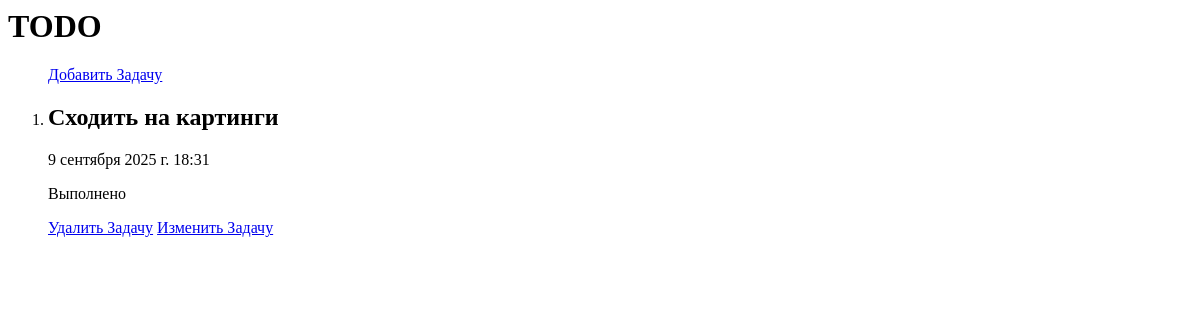
/todo_list/, run on an earlier commit of the app's database.
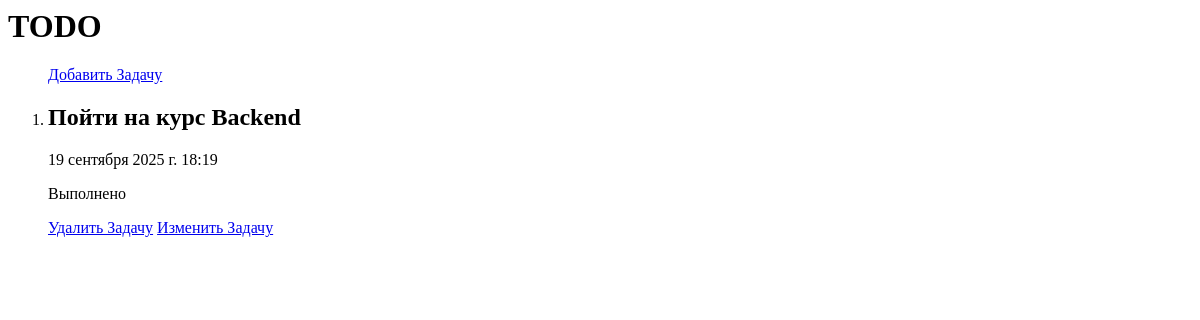
And on a later commit of the database.
### todo/models.py (models this page shows, shortened)
class Todo(models.Model):
  CHOICE_TYPE = (
    ('Выполнено', 'Выполнено'),
    ('Не выполнено', 'Не выполнено')
  )
  title = models.CharField(max_length=100, verbose_name='напишите задачу')
  choice_type = models.CharField(max_length=100, verbose_name='выберите вариант',
                           choices=CHOICE_TYPE)
  created_at = models.DateTimeField(auto_now_add=True)

### todo/views.py (the view)
# urls.py: path('todo_list/', views.ReadTodoView.as_view(), name='todo_list'),
class ReadTodoView(generic.ListView):
  model = models.Todo
  template_name = 'todo_list.html'
  context_object_name = 'todo'
  ordering = ['-id']

### templates/todo_list.html
<h1>TODO</h1>
<ol>
  <a href="{% url 'create_todo' %}">Добавить Задачу</a>
  {% for i in todo %}
  <li>
    <h2>{{ i.title }}</h2>
    <p>{{ i.created_at }}</p>
    <p>{{ i.choice_type }}</p>
    <a href="/delete_todo/{{i.id}}/">Удалить Задачу</a>
    <a href="/update_todo/{{i.id}}/">Изменить Задачу</a>
  </li>
  {% endfor %}
</ol>

What changed in the data, as far as the page shows it:
removed Todo: title "Сходить на картинги", created_at "9 сентября 2025 г. 18:31", choice_type "Выполнено"
added Todo: title "Пойти на курс Backend", created_at "19 сентября 2025 г. 18:19", choice_type "Выполнено"
